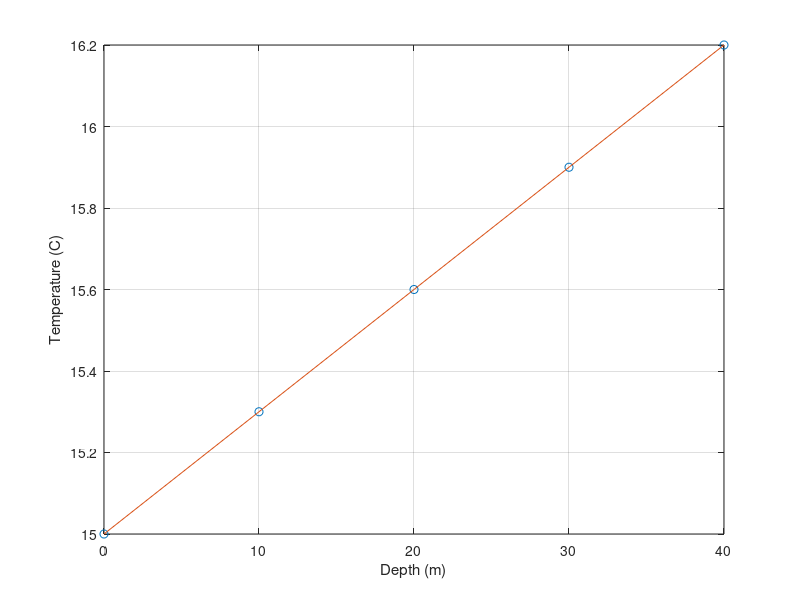

MATLAB code to generate this figure:
% 用一条直线描述地温梯度
% 教学合成数据，使用基础 MATLAB。
% 预期：斜率 0.03°C/m，截距 15°C；100 m 处模型预测 18°C。
z = [0 10 20 30 40];
T = [15 15.3 15.6 15.9 16.2];
p = polyfit(z,T,1);
T_pred = polyval(p,z);
figure; plot(z,T,'o',z,T_pred,'-');
xlabel('Depth (m)'); ylabel('Temperature (C)'); grid on;
disp(p);
assert(abs(p(1)-0.03)<1e-9);
assert(abs(polyval(p,100)-18)<1e-9);
